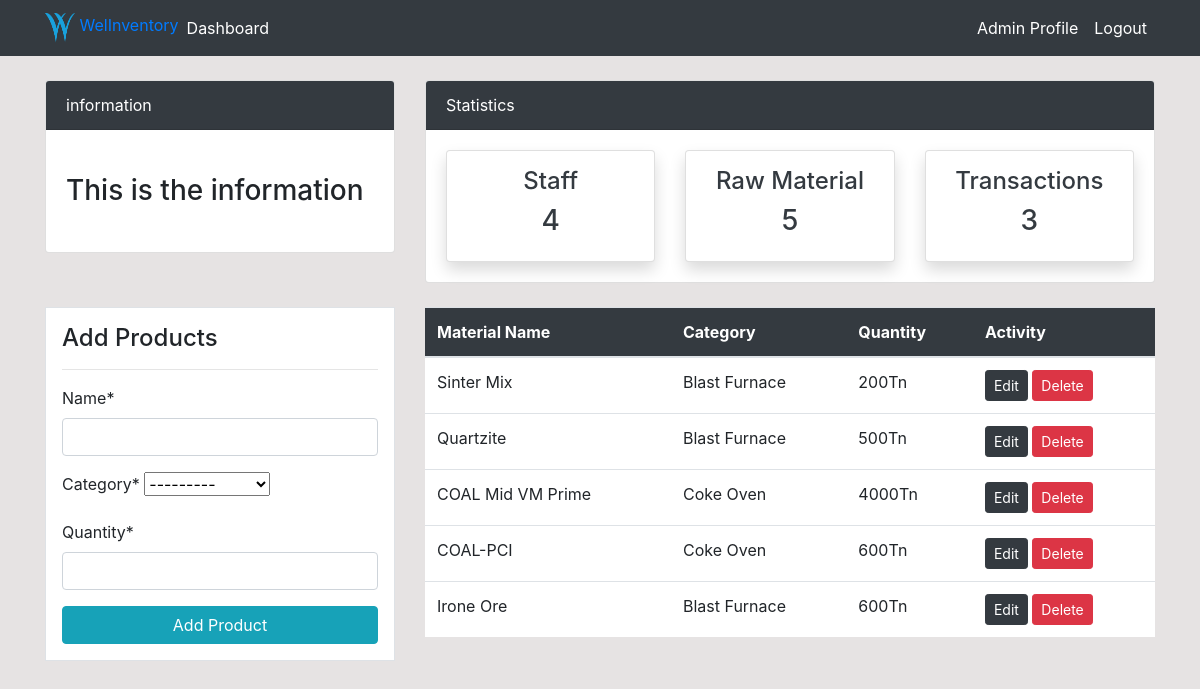
The app's page /products/ (signed in) with its own data.
### dashboard/models.py (models this page shows)
class Product(models.Model):
    name = models.CharField(max_length=100, null=True)
    category = models.CharField(max_length=20, choices=CATEGORY,null=True)
    quantity = models.PositiveIntegerField(null=True)

### dashboard/views.py (the view)
# urls.py: path('products/', views.products, name='dashboard-products'),
@login_required
def products(request):
     items = Product.objects.all()
     transactions = Transactions.objects.all()
     items_count = items.count()
     workers_count = User.objects.all().count()
     transactions_count = Transactions.objects.all().count()
     if request.method == 'POST':
          form = ProductForm(request.POST)
          if form.is_valid():
               form.save()
               product_name = form.cleaned_data.get('name')
               messages.success(request, f'{product_name} has been added')
               return redirect('dashboard-products')
     else:
          form = ProductForm()
     context = {
          'items':items,
          'form':form,
          'workers_count':workers_count,
          'transactions_count':transactions_count,
          'items_count':items_count
     }
     return render(request, 'dashboard/products.html',context)

### dashboard/forms.py
class ProductForm(forms.ModelForm):
    class Meta:
        model = Product
        fields = ['name', 'category', 'quantity']

### templates/dashboard/products.html (shortened to what this page needs)
{% extends 'partials/base.html' %}
{% block content %}
{% load crispy_forms_tags %}
{% include 'partials/topnav.html' %}
<div class="container">
    <div class="row my-4">
        <div class="col-md-4">
            <div class="border bg-white p-3">
                <h4>Add Products</h4>
                <hr>
                <form method="POST">
                  {{ form|crispy }}
                    <input class="btn btn-info btn-block" type="submit" value="Add Product">
                </form>
            </div>
        </div>
        <div class="col-md-8">
            <table class="table bg-white">
                <thead class="bg-dark">
                    <tr class="text-white">
                        <th scope="col">Material Name</th>
                        <th scope="col">Category</th>
                        <th scope="col">Quantity</th>
                        <th scope="col">Activity</th>
                    </tr>
                </thead>
                <tbody>
                    {% for item in items %}
                    <tr>
                    <td>{{ item.name }}</td>
                    <td>{{ item.category }}</td>
                    <td>{{ item.quantity }}Tn</td>
                        <td>
                            <a class="btn btn-dark btn-sm" href="{% url 'dashboard-products-update' item.id %}">Edit</a>
                            <a class="btn btn-danger btn-sm" href="{% url 'dashboard-products-delete' item.id %}">Delete</a>
                        </td>
                    </tr>
                    {% endfor %}
                </tbody>
            </table>
        </div>
    </div>
</div>
{% endblock %}

### static/styles.css (style rules this page uses)
body { background: rgb(230, 227, 227); }

### records on screen
Product: name "Sinter Mix", category "Blast Furnace", quantity "200"
Product: name "Quartzite", category "Blast Furnace", quantity "500"
Product: name "COAL Mid VM Prime", category "Coke Oven", quantity "4000"
Product: name "COAL-PCI", category "Coke Oven", quantity "600"
Product: name "Irone Ore", category "Blast Furnace", quantity "600"

### other values on screen
{{ workers_count }} "4"
{{ items_count }} "5"
{{ transactions_count }} "3"
